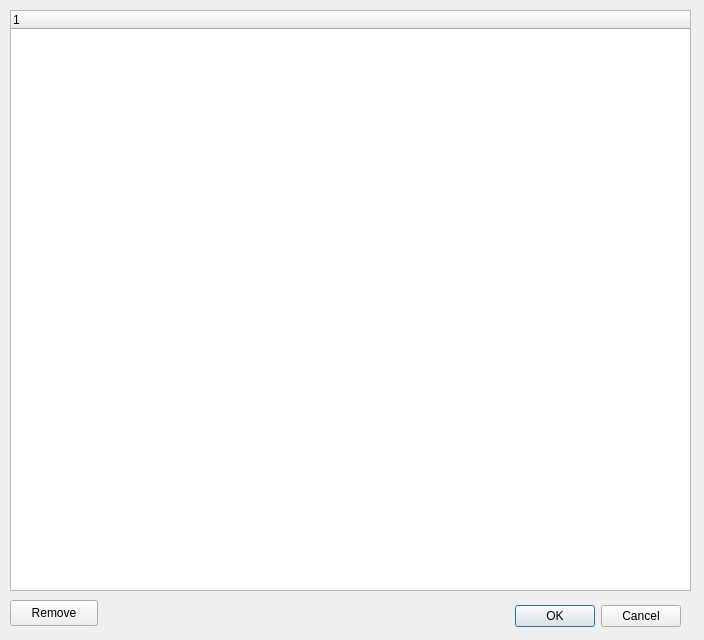
<?xml version="1.0" encoding="UTF-8"?>
<ui version="4.0">
 <class>Dialog</class>
 <widget class="QDialog" name="Dialog">
  <property name="geometry">
   <rect>
    <x>0</x>
    <y>0</y>
    <width>704</width>
    <height>640</height>
   </rect>
  </property>
  <property name="windowTitle">
   <string>Dialog</string>
  </property>
  <widget class="QDialogButtonBox" name="buttonBox">
   <property name="geometry">
    <rect>
     <x>480</x>
     <y>600</y>
     <width>201</width>
     <height>32</height>
    </rect>
   </property>
   <property name="orientation">
    <enum>Qt::Horizontal</enum>
   </property>
   <property name="standardButtons">
    <set>QDialogButtonBox::Cancel|QDialogButtonBox::Ok</set>
   </property>
  </widget>
  <widget class="QTreeWidget" name="treeWidget">
   <property name="geometry">
    <rect>
     <x>10</x>
     <y>10</y>
     <width>681</width>
     <height>581</height>
    </rect>
   </property>
   <column>
    <property name="text">
     <string notr="true">1</string>
    </property>
   </column>
  </widget>
  <widget class="QPushButton" name="pushButton_RemoteZECU">
   <property name="geometry">
    <rect>
     <x>10</x>
     <y>600</y>
     <width>88</width>
     <height>26</height>
    </rect>
   </property>
   <property name="text">
    <string>Remove</string>
   </property>
  </widget>
 </widget>
 <resources/>
 <connections>
  <connection>
   <sender>buttonBox</sender>
   <signal>accepted()</signal>
   <receiver>Dialog</receiver>
   <slot>accept()</slot>
   <hints>
    <hint type="sourcelabel">
     <x>248</x>
     <y>254</y>
    </hint>
    <hint type="destinationlabel">
     <x>157</x>
     <y>274</y>
    </hint>
   </hints>
  </connection>
  <connection>
   <sender>buttonBox</sender>
   <signal>rejected()</signal>
   <receiver>Dialog</receiver>
   <slot>reject()</slot>
   <hints>
    <hint type="sourcelabel">
     <x>316</x>
     <y>260</y>
    </hint>
    <hint type="destinationlabel">
     <x>286</x>
     <y>274</y>
    </hint>
   </hints>
  </connection>
 </connections>
</ui>
